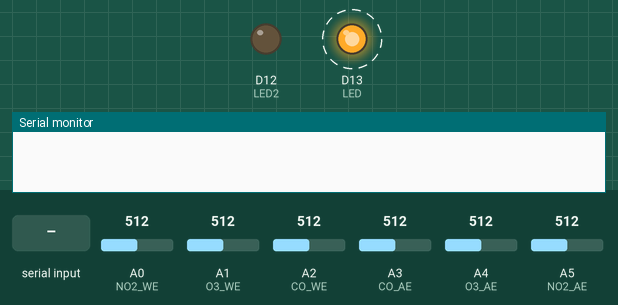
The sketch below on a simulated Arduino Zero (SAMD21). Parts: output pins drawn as LEDs (lit = HIGH), the last lines printed to the serial monitor. Dashed ring = blinking. The inputs (shaded band) are chosen by the test bench; at power-on: A0 (NO2_WE) = 512, A1 (O3_WE) = 512, A2 (CO_WE) = 512, A3 (CO_AE) = 512, A4 (O3_AE) = 512, A5 (NO2_AE) = 512 (analog values on the 0–1023 scale).

Above: at 1.45 s.
1.5 s: "1" received over Serial
At 2.0 s:
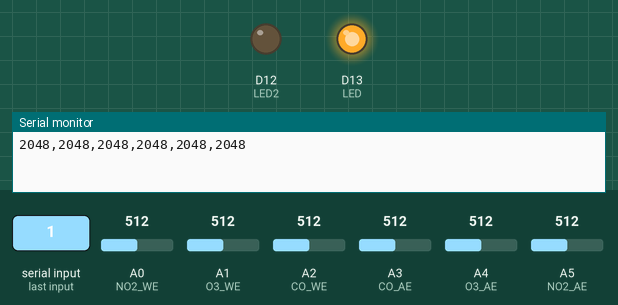
4.5 s: "1" received over Serial
At 4.7 s:
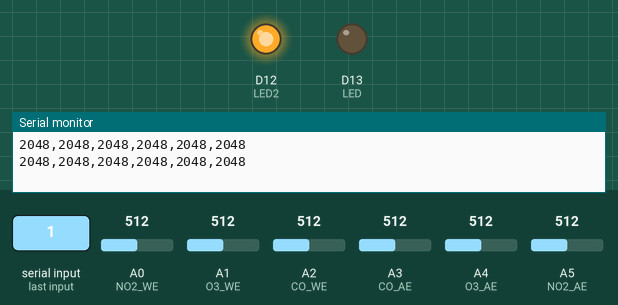
Timing chart, 0 to 13.5 s (numbered marks = the images above; inputs shaded):
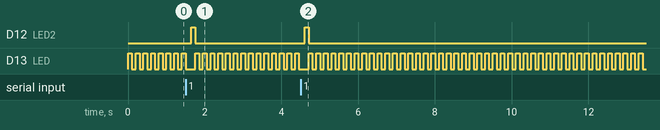

The sketch:

readSensorsValueNOI1C.ino
```cpp
#include <Wire.h>
#include <Adafruit_ADS1015.h>

Adafruit_ADS1015 ads1015;


int NO2_WE = A0;
int NO2_AE = A5;

int CO_WE = A2;
int CO_AE = A3;

int O3_WE = A1;
int O3_AE = A4;


int LED = 13;
int LED2 = 12;

int ctrl ;
int delayLoop;


void setup() {
  Serial.begin(115200);
  while (!Serial);
  analogReadResolution(12);
  pinMode(LED , OUTPUT);
  pinMode(LED2, OUTPUT);
  digitalWrite(LED , LOW);
  digitalWrite(LED2, LOW);


//  ads1015.begin();
//  ads1015.setGain(GAIN_ONE);

}


int count = 0;
int delayADC = 10;
int check =1;
void loop() {
  digitalWrite(13, HIGH);
  delay(100);
  digitalWrite(13, LOW);
  delay(100);
  if (Serial.available() > 0 ) {
        while(Serial.available() > 0 && count == 1){
          char ii= (char)Serial.read();

          if(ii==49 && check == 1){

//            int16_t temp = ads1015.readADC_SingleEnded(0);
//            int16_t pm25 = ads1015.readADC_SingleEnded(1);
            int16_t CO_w = analogRead(CO_WE);
            delay(delayADC);
            int16_t CO_a = analogRead(CO_AE);
            delay(delayADC);
            int16_t O3_w = analogRead(O3_WE);
            delay(delayADC);
            int16_t O3_a = analogRead(O3_AE);
            delay(delayADC);
            int16_t NO2_w = analogRead(NO2_WE);
            delay(delayADC);
            int16_t NO2_a = analogRead(NO2_AE);
//            String ss = String(CO_w)+ ','+String(CO_a)+ ','+String(O3_w)+ ','+String(O3_a)+ ',' +String(NO2_w)+ ','+String(NO2_a)+ ',' + String(pm25)+ ','+String(temp);
            String ss = String(CO_w)+ ','+String(CO_a)+ ','+String(O3_w)+ ','+String(O3_a)+ ',' +String(NO2_w)+ ','+String(NO2_a);
            Serial.println(ss);

            digitalWrite(12, HIGH);
            delay(100);
            digitalWrite(12, LOW);
            Serial.flush();
            check =0;
          }
        }

  }
  check =1;
  if(count == 0 ){
          count = count + 1;
  }//if
}
```

Measured:
- after the input at 1.5 s, D12 (LED2): LOW → HIGH after 0.15 s, → LOW 0.10 s later
- after the input at 4.5 s, D12 (LED2): LOW → HIGH after 0.10 s, → LOW 0.10 s later
- by itself, D13 (LED): alternates HIGH for 0.10 s and LOW for 0.10 s
